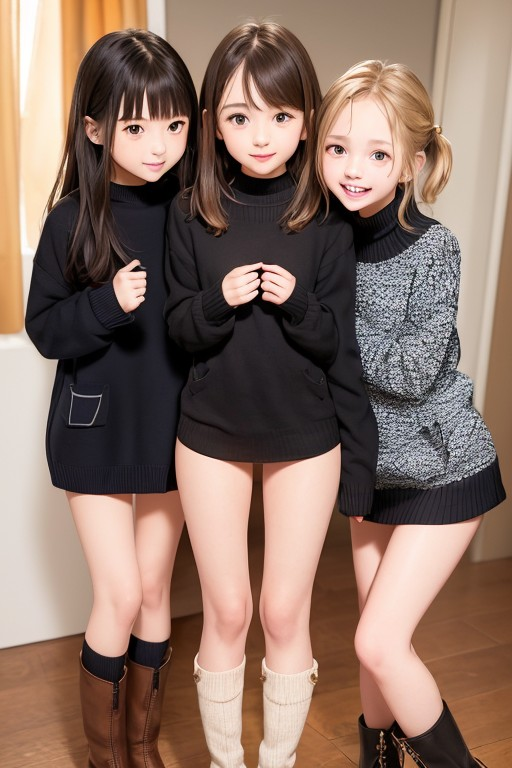
#> input picture src/assets/events/3s/30000.jpg, 512 x 768 px; its folder holds 4 pictures in this run
$ python imagep.py   (Python 2 division)
#> lines starting #> are read from the running program, lines starting #| are printed output that depends on the picture
from PIL import Image
import os

def crop_center(image, width, height):
    img_width, img_height = image.size
    left = (img_width - width) // 2
    top = (img_height - height) // 2
    right = (img_width + width) // 2
    bottom = (img_height + height) // 2
    return image.crop((left, top, right, bottom))

def process_images(input_dir, output_dir):
#> called with input_dir = './', output_dir = './thumbs/'
    if not os.path.exists(output_dir):
        os.makedirs(output_dir)

    for filename in os.listdir(input_dir):
        if filename.endswith('.jpg'):
            input_path = os.path.join(input_dir, filename)
	    newfilename = "thumb" + filename
            output_path = os.path.join(output_dir, newfilename)

	    if not os.path.exists(output_path):
            	with Image.open(input_path) as img:
#> img is the input picture: PIL image 512x768 RGB; mean R, G, B 137.4, 113, 100.7
                	cropped_img = crop_center(img, 200, 200)
#> in crop_center, `return image.crop((left, top, right, bottom))`:
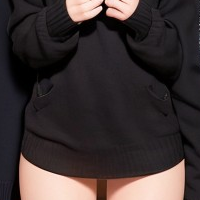
#> returned value: PIL image 200x200 RGB; mean R, G, B 59.4, 49.9, 49.9
                	cropped_img.save(output_path)
#> pass 2 of the loop in process_images, `for filename in os.listdir(input_dir):`:
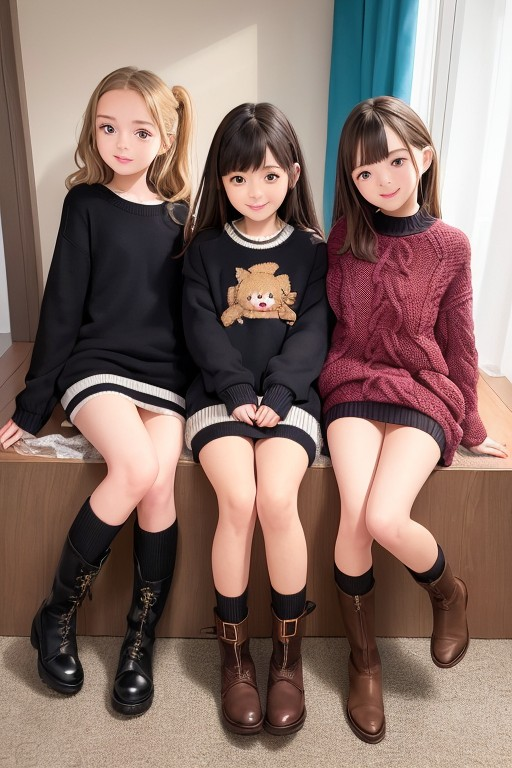
#> input picture src/assets/events/3s/30001.jpg, 512 x 768 px
#> in process_images, img is the input picture: PIL image 512x768 RGB; mean R, G, B 135.3, 112.1, 104.5
#> in crop_center (call 2), `return image.crop((left, top, right, bottom))`:
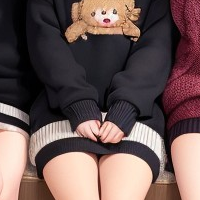
#> returned value: PIL image 200x200 RGB; mean R, G, B 106.7, 85.4, 83.2
#> pass 3 of the loop in process_images, `for filename in os.listdir(input_dir):`:
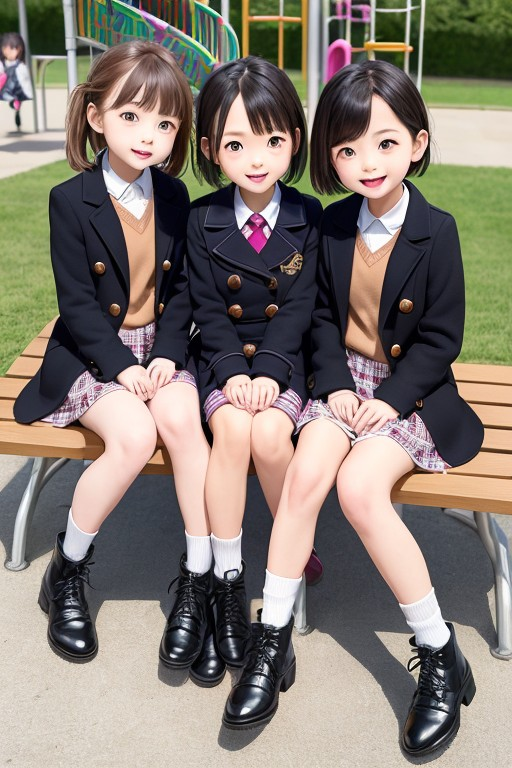
#> input picture src/assets/events/3s/30002.jpg, 512 x 768 px
#> in process_images, img is the input picture: PIL image 512x768 RGB; mean R, G, B 132.5, 123.6, 114.4
#> in crop_center (call 3), `return image.crop((left, top, right, bottom))`:
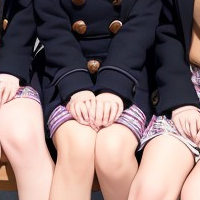
#> returned value: PIL image 200x200 RGB; mean R, G, B 130.2, 112.1, 112.5
#> the loop made 6 passes; the first 3 are shown

if __name__ == "__main__":
    input_directory = "./"  # Update this to your input directory
    output_directory = "./thumbs/"  # Update this to your output directory
    process_images(input_directory, output_directory)
